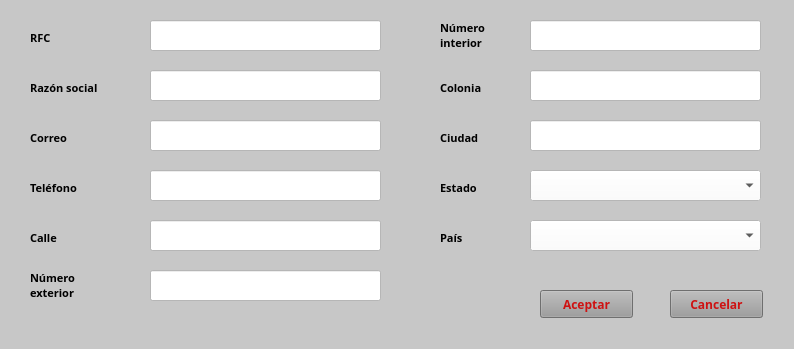
<?xml version="1.0" encoding="UTF-8"?>
<ui version="4.0">
 <class>MainWindow</class>
 <widget class="QMainWindow" name="MainWindow">
  <property name="geometry">
   <rect>
    <x>0</x>
    <y>0</y>
    <width>794</width>
    <height>349</height>
   </rect>
  </property>
  <property name="windowTitle">
   <string>Cliente nuevo</string>
  </property>
  <property name="windowIcon">
   <iconset>
    <normaloff>../iconos/m.ico</normaloff>../iconos/m.ico</iconset>
  </property>
  <property name="styleSheet">
   <string notr="true">background-color: rgb(199, 199, 199);</string>
  </property>
  <widget class="QWidget" name="centralwidget">
   <widget class="QLabel" name="label">
    <property name="geometry">
     <rect>
      <x>30</x>
      <y>30</y>
      <width>55</width>
      <height>16</height>
     </rect>
    </property>
    <property name="font">
     <font>
      <family>ITC Avant Garde Std Bk Cn</family>
      <pointsize>8</pointsize>
      <weight>75</weight>
      <bold>true</bold>
     </font>
    </property>
    <property name="text">
     <string>RFC</string>
    </property>
   </widget>
   <widget class="QLabel" name="label_2">
    <property name="geometry">
     <rect>
      <x>30</x>
      <y>80</y>
      <width>81</width>
      <height>16</height>
     </rect>
    </property>
    <property name="font">
     <font>
      <family>ITC Avant Garde Std Bk Cn</family>
      <pointsize>8</pointsize>
      <weight>75</weight>
      <bold>true</bold>
     </font>
    </property>
    <property name="text">
     <string>Razón social</string>
    </property>
   </widget>
   <widget class="QLabel" name="label_3">
    <property name="geometry">
     <rect>
      <x>30</x>
      <y>130</y>
      <width>55</width>
      <height>16</height>
     </rect>
    </property>
    <property name="font">
     <font>
      <family>ITC Avant Garde Std Bk Cn</family>
      <pointsize>8</pointsize>
      <weight>75</weight>
      <bold>true</bold>
     </font>
    </property>
    <property name="text">
     <string>Correo</string>
    </property>
   </widget>
   <widget class="QLabel" name="label_4">
    <property name="geometry">
     <rect>
      <x>30</x>
      <y>180</y>
      <width>55</width>
      <height>16</height>
     </rect>
    </property>
    <property name="font">
     <font>
      <family>ITC Avant Garde Std Bk Cn</family>
      <pointsize>8</pointsize>
      <weight>75</weight>
      <bold>true</bold>
     </font>
    </property>
    <property name="text">
     <string>Teléfono</string>
    </property>
   </widget>
   <widget class="QLabel" name="label_5">
    <property name="geometry">
     <rect>
      <x>30</x>
      <y>230</y>
      <width>55</width>
      <height>16</height>
     </rect>
    </property>
    <property name="font">
     <font>
      <family>ITC Avant Garde Std Bk Cn</family>
      <pointsize>8</pointsize>
      <weight>75</weight>
      <bold>true</bold>
     </font>
    </property>
    <property name="text">
     <string>Calle</string>
    </property>
   </widget>
   <widget class="QLabel" name="label_6">
    <property name="geometry">
     <rect>
      <x>30</x>
      <y>270</y>
      <width>55</width>
      <height>31</height>
     </rect>
    </property>
    <property name="font">
     <font>
      <family>ITC Avant Garde Std Bk Cn</family>
      <pointsize>8</pointsize>
      <weight>75</weight>
      <bold>true</bold>
     </font>
    </property>
    <property name="text">
     <string>Número
exterior</string>
    </property>
   </widget>
   <widget class="QLineEdit" name="lineEdit">
    <property name="geometry">
     <rect>
      <x>150</x>
      <y>20</y>
      <width>231</width>
      <height>31</height>
     </rect>
    </property>
    <property name="font">
     <font>
      <family>ITC Avant Garde Std Bk Cn</family>
      <pointsize>8</pointsize>
     </font>
    </property>
    <property name="styleSheet">
     <string notr="true">background-color: rgb(255, 255, 255);</string>
    </property>
   </widget>
   <widget class="QLineEdit" name="lineEdit_2">
    <property name="geometry">
     <rect>
      <x>150</x>
      <y>70</y>
      <width>231</width>
      <height>31</height>
     </rect>
    </property>
    <property name="font">
     <font>
      <family>ITC Avant Garde Std Bk Cn</family>
      <pointsize>8</pointsize>
     </font>
    </property>
    <property name="styleSheet">
     <string notr="true">background-color: rgb(255, 255, 255);</string>
    </property>
   </widget>
   <widget class="QLineEdit" name="lineEdit_3">
    <property name="geometry">
     <rect>
      <x>150</x>
      <y>120</y>
      <width>231</width>
      <height>31</height>
     </rect>
    </property>
    <property name="font">
     <font>
      <family>ITC Avant Garde Std Bk Cn</family>
      <pointsize>8</pointsize>
     </font>
    </property>
    <property name="styleSheet">
     <string notr="true">background-color: rgb(255, 255, 255);</string>
    </property>
   </widget>
   <widget class="QLineEdit" name="lineEdit_4">
    <property name="geometry">
     <rect>
      <x>150</x>
      <y>170</y>
      <width>231</width>
      <height>31</height>
     </rect>
    </property>
    <property name="font">
     <font>
      <family>ITC Avant Garde Std Bk Cn</family>
      <pointsize>8</pointsize>
     </font>
    </property>
    <property name="styleSheet">
     <string notr="true">background-color: rgb(255, 255, 255);</string>
    </property>
   </widget>
   <widget class="QLineEdit" name="lineEdit_5">
    <property name="geometry">
     <rect>
      <x>150</x>
      <y>220</y>
      <width>231</width>
      <height>31</height>
     </rect>
    </property>
    <property name="font">
     <font>
      <family>ITC Avant Garde Std Bk Cn</family>
      <pointsize>8</pointsize>
     </font>
    </property>
    <property name="styleSheet">
     <string notr="true">background-color: rgb(255, 255, 255);</string>
    </property>
   </widget>
   <widget class="QLineEdit" name="lineEdit_6">
    <property name="geometry">
     <rect>
      <x>150</x>
      <y>270</y>
      <width>231</width>
      <height>31</height>
     </rect>
    </property>
    <property name="font">
     <font>
      <family>ITC Avant Garde Std Bk Cn</family>
      <pointsize>8</pointsize>
     </font>
    </property>
    <property name="styleSheet">
     <string notr="true">background-color: rgb(255, 255, 255);</string>
    </property>
   </widget>
   <widget class="QLabel" name="label_8">
    <property name="geometry">
     <rect>
      <x>440</x>
      <y>180</y>
      <width>55</width>
      <height>16</height>
     </rect>
    </property>
    <property name="font">
     <font>
      <family>ITC Avant Garde Std Bk Cn</family>
      <pointsize>8</pointsize>
      <weight>75</weight>
      <bold>true</bold>
     </font>
    </property>
    <property name="text">
     <string>Estado</string>
    </property>
   </widget>
   <widget class="QLabel" name="label_9">
    <property name="geometry">
     <rect>
      <x>440</x>
      <y>130</y>
      <width>51</width>
      <height>16</height>
     </rect>
    </property>
    <property name="font">
     <font>
      <family>ITC Avant Garde Std Bk Cn</family>
      <pointsize>8</pointsize>
      <weight>75</weight>
      <bold>true</bold>
     </font>
    </property>
    <property name="text">
     <string>Ciudad</string>
    </property>
   </widget>
   <widget class="QLineEdit" name="lineEdit_9">
    <property name="geometry">
     <rect>
      <x>530</x>
      <y>120</y>
      <width>231</width>
      <height>31</height>
     </rect>
    </property>
    <property name="font">
     <font>
      <family>ITC Avant Garde Std Bk Cn</family>
      <pointsize>8</pointsize>
     </font>
    </property>
    <property name="styleSheet">
     <string notr="true">background-color: rgb(255, 255, 255);</string>
    </property>
   </widget>
   <widget class="QLabel" name="label_11">
    <property name="geometry">
     <rect>
      <x>440</x>
      <y>80</y>
      <width>55</width>
      <height>16</height>
     </rect>
    </property>
    <property name="font">
     <font>
      <family>ITC Avant Garde Std Bk Cn</family>
      <pointsize>8</pointsize>
      <weight>75</weight>
      <bold>true</bold>
     </font>
    </property>
    <property name="text">
     <string>Colonia</string>
    </property>
   </widget>
   <widget class="QLineEdit" name="lineEdit_11">
    <property name="geometry">
     <rect>
      <x>530</x>
      <y>70</y>
      <width>231</width>
      <height>31</height>
     </rect>
    </property>
    <property name="font">
     <font>
      <family>ITC Avant Garde Std Bk Cn</family>
      <pointsize>8</pointsize>
     </font>
    </property>
    <property name="styleSheet">
     <string notr="true">background-color: rgb(255, 255, 255);</string>
    </property>
   </widget>
   <widget class="QLabel" name="label_12">
    <property name="geometry">
     <rect>
      <x>440</x>
      <y>230</y>
      <width>55</width>
      <height>16</height>
     </rect>
    </property>
    <property name="font">
     <font>
      <family>ITC Avant Garde Std Bk Cn</family>
      <pointsize>8</pointsize>
      <weight>75</weight>
      <bold>true</bold>
     </font>
    </property>
    <property name="text">
     <string>País</string>
    </property>
   </widget>
   <widget class="QLabel" name="label_7">
    <property name="geometry">
     <rect>
      <x>440</x>
      <y>20</y>
      <width>55</width>
      <height>31</height>
     </rect>
    </property>
    <property name="font">
     <font>
      <family>ITC Avant Garde Std Bk Cn</family>
      <pointsize>8</pointsize>
      <weight>75</weight>
      <bold>true</bold>
     </font>
    </property>
    <property name="text">
     <string>Número
interior</string>
    </property>
   </widget>
   <widget class="QLineEdit" name="lineEdit_7">
    <property name="geometry">
     <rect>
      <x>530</x>
      <y>20</y>
      <width>231</width>
      <height>31</height>
     </rect>
    </property>
    <property name="font">
     <font>
      <family>ITC Avant Garde Std Bk Cn</family>
      <pointsize>8</pointsize>
     </font>
    </property>
    <property name="styleSheet">
     <string notr="true">background-color: rgb(255, 255, 255);</string>
    </property>
   </widget>
   <widget class="QComboBox" name="comboBox">
    <property name="geometry">
     <rect>
      <x>530</x>
      <y>170</y>
      <width>231</width>
      <height>31</height>
     </rect>
    </property>
    <property name="font">
     <font>
      <family>ITC Avant Garde Std Bk Cn</family>
      <pointsize>8</pointsize>
     </font>
    </property>
    <property name="styleSheet">
     <string notr="true">background-color: rgb(255, 255, 255);</string>
    </property>
   </widget>
   <widget class="QComboBox" name="comboBox_2">
    <property name="geometry">
     <rect>
      <x>530</x>
      <y>220</y>
      <width>231</width>
      <height>31</height>
     </rect>
    </property>
    <property name="font">
     <font>
      <family>ITC Avant Garde Std Bk Cn</family>
      <pointsize>8</pointsize>
     </font>
    </property>
    <property name="styleSheet">
     <string notr="true">background-color: rgb(255, 255, 255);</string>
    </property>
   </widget>
   <widget class="QPushButton" name="pushButton">
    <property name="geometry">
     <rect>
      <x>540</x>
      <y>290</y>
      <width>93</width>
      <height>28</height>
     </rect>
    </property>
    <property name="font">
     <font>
      <family>ITC Avant Garde Std Bk Cn</family>
      <pointsize>9</pointsize>
      <weight>75</weight>
      <bold>true</bold>
     </font>
    </property>
    <property name="styleSheet">
     <string notr="true">background-color: rgb(155, 155, 155);
color: rgb(206, 18, 18);</string>
    </property>
    <property name="text">
     <string>Aceptar</string>
    </property>
   </widget>
   <widget class="QPushButton" name="pushButton_2">
    <property name="geometry">
     <rect>
      <x>670</x>
      <y>290</y>
      <width>93</width>
      <height>28</height>
     </rect>
    </property>
    <property name="font">
     <font>
      <family>ITC Avant Garde Std Bk Cn</family>
      <pointsize>9</pointsize>
      <weight>75</weight>
      <bold>true</bold>
     </font>
    </property>
    <property name="styleSheet">
     <string notr="true">background-color: rgb(155, 155, 155);
color: rgb(206, 18, 18);</string>
    </property>
    <property name="text">
     <string>Cancelar</string>
    </property>
   </widget>
  </widget>
 </widget>
 <resources/>
 <connections/>
</ui>
